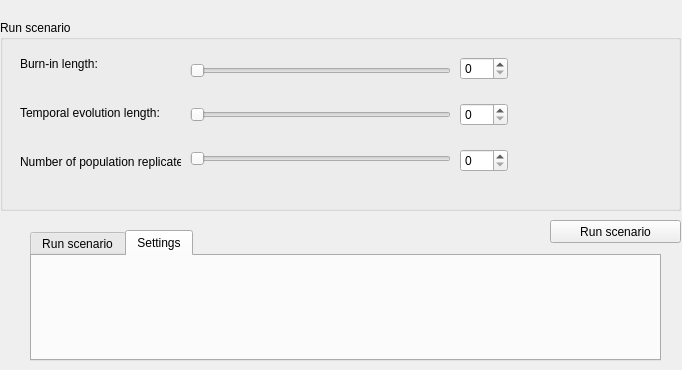
      <widget class="QWidget" name="page_7">
       <property name="geometry">
        <rect>
         <x>0</x>
         <y>0</y>
         <width>682</width>
         <height>370</height>
        </rect>
       </property>
       <attribute name="label">
        <string>Step 2 - Run / re-run scenario</string>
       </attribute>
       <widget class="QGroupBox" name="groupBox_27">
        <property name="geometry">
         <rect>
          <x>0</x>
          <y>20</y>
          <width>681</width>
          <height>191</height>
         </rect>
        </property>
        <property name="title">
         <string>Run scenario</string>
        </property>
        <widget class="QWidget" name="layoutWidget_40">
         <property name="geometry">
          <rect>
           <x>460</x>
           <y>20</y>
           <width>48</width>
           <height>151</height>
          </rect>
         </property>
         <layout class="QVBoxLayout" name="verticalLayout_40">
          <item>
           <widget class="QSpinBox" name="spinBox_37"/>
          </item>
          <item>
           <widget class="QSpinBox" name="spinBox_38"/>
          </item>
          <item>
           <widget class="QSpinBox" name="spinBox_39"/>
          </item>
         </layout>
        </widget>
        <widget class="QWidget" name="layoutWidget_41">
         <property name="geometry">
          <rect>
           <x>190</x>
           <y>20</y>
           <width>261</width>
           <height>151</height>
          </rect>
         </property>
         <layout class="QVBoxLayout" name="verticalLayout_41">
          <item>
           <widget class="QSlider" name="horizontalSlider_45">
            <property name="orientation">
             <enum>Qt::Horizontal</enum>
            </property>
           </widget>
          </item>
          <item>
           <widget class="QSlider" name="horizontalSlider_46">
            <property name="orientation">
             <enum>Qt::Horizontal</enum>
            </property>
           </widget>
          </item>
          <item>
           <widget class="QSlider" name="horizontalSlider_47">
            <property name="orientation">
             <enum>Qt::Horizontal</enum>
            </property>
           </widget>
          </item>
         </layout>
        </widget>
        <widget class="QWidget" name="layoutWidget_42">
         <property name="geometry">
          <rect>
           <x>20</x>
           <y>22</y>
           <width>161</width>
           <height>141</height>
          </rect>
         </property>
         <layout class="QVBoxLayout" name="verticalLayout_42">
          <item>
           <widget class="QLabel" name="label_58">
            <property name="text">
             <string>Burn-in length:</string>
            </property>
           </widget>
          </item>
          <item>
           <widget class="QLabel" name="label_59">
            <property name="text">
             <string>Temporal evolution length:</string>
            </property>
           </widget>
          </item>
          <item>
           <widget class="QLabel" name="label_60">
            <property name="text">
             <string>Number of population replicates:</string>
            </property>
           </widget>
          </item>
         </layout>
        </widget>
       </widget>
       <widget class="QPushButton" name="pushButton_8">
        <property name="geometry">
         <rect>
          <x>550</x>
          <y>220</y>
          <width>131</width>
          <height>23</height>
         </rect>
        </property>
        <property name="text">
         <string>Run scenario</string>
        </property>
       </widget>
       <widget class="QTabWidget" name="tabWidget_2">
        <property name="geometry">
         <rect>
          <x>30</x>
          <y>230</y>
          <width>631</width>
          <height>131</height>
         </rect>
        </property>
        <property name="currentIndex">
         <number>1</number>
        </property>
        <widget class="QWidget" name="tab_3">
         <attribute name="title">
          <string>Run scenario</string>
         </attribute>
        </widget>
        <widget class="QWidget" name="tab_4">
         <attribute name="title">
          <string>Settings</string>
         </attribute>
        </widget>
       </widget>
      </widget>
